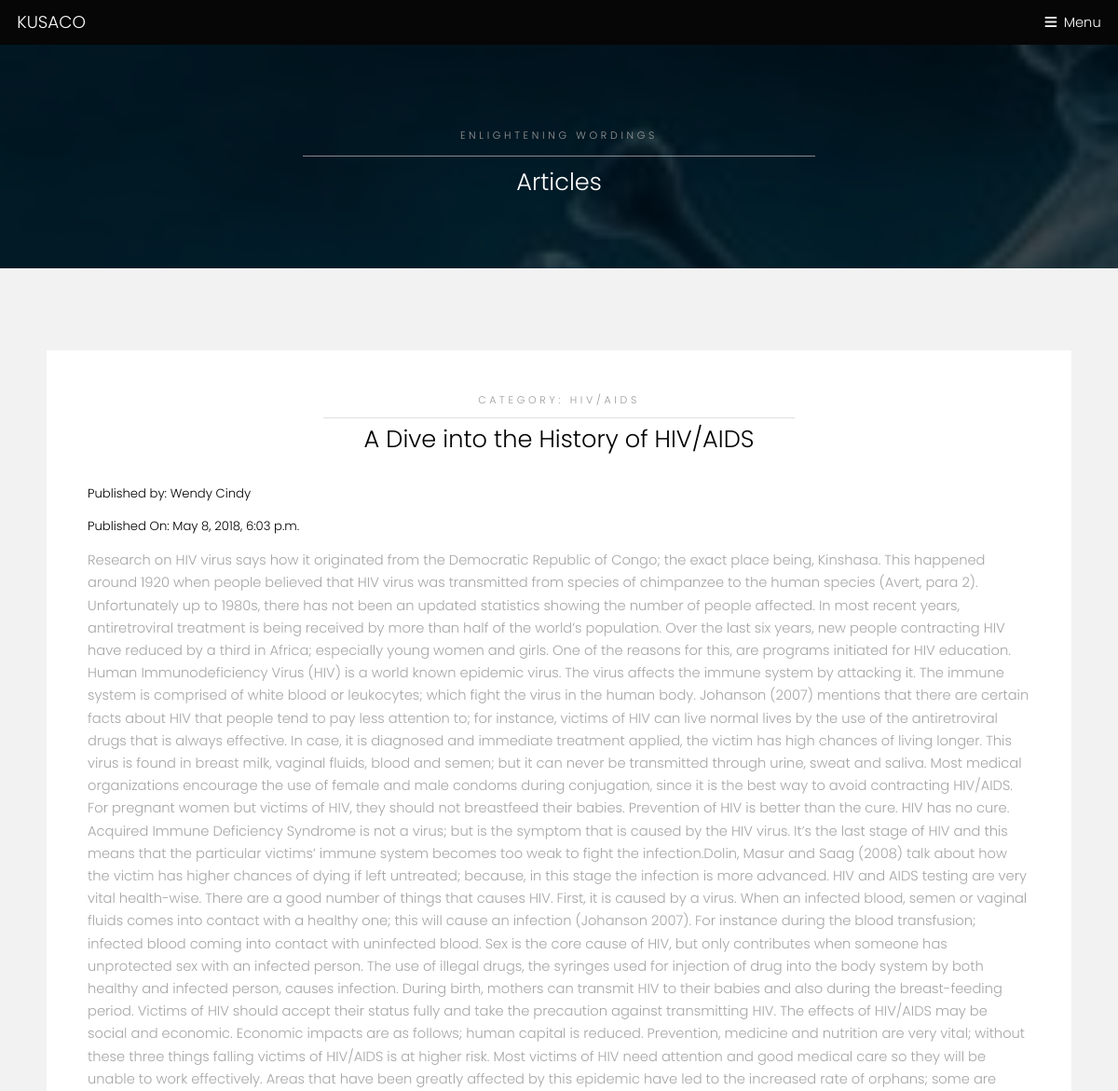
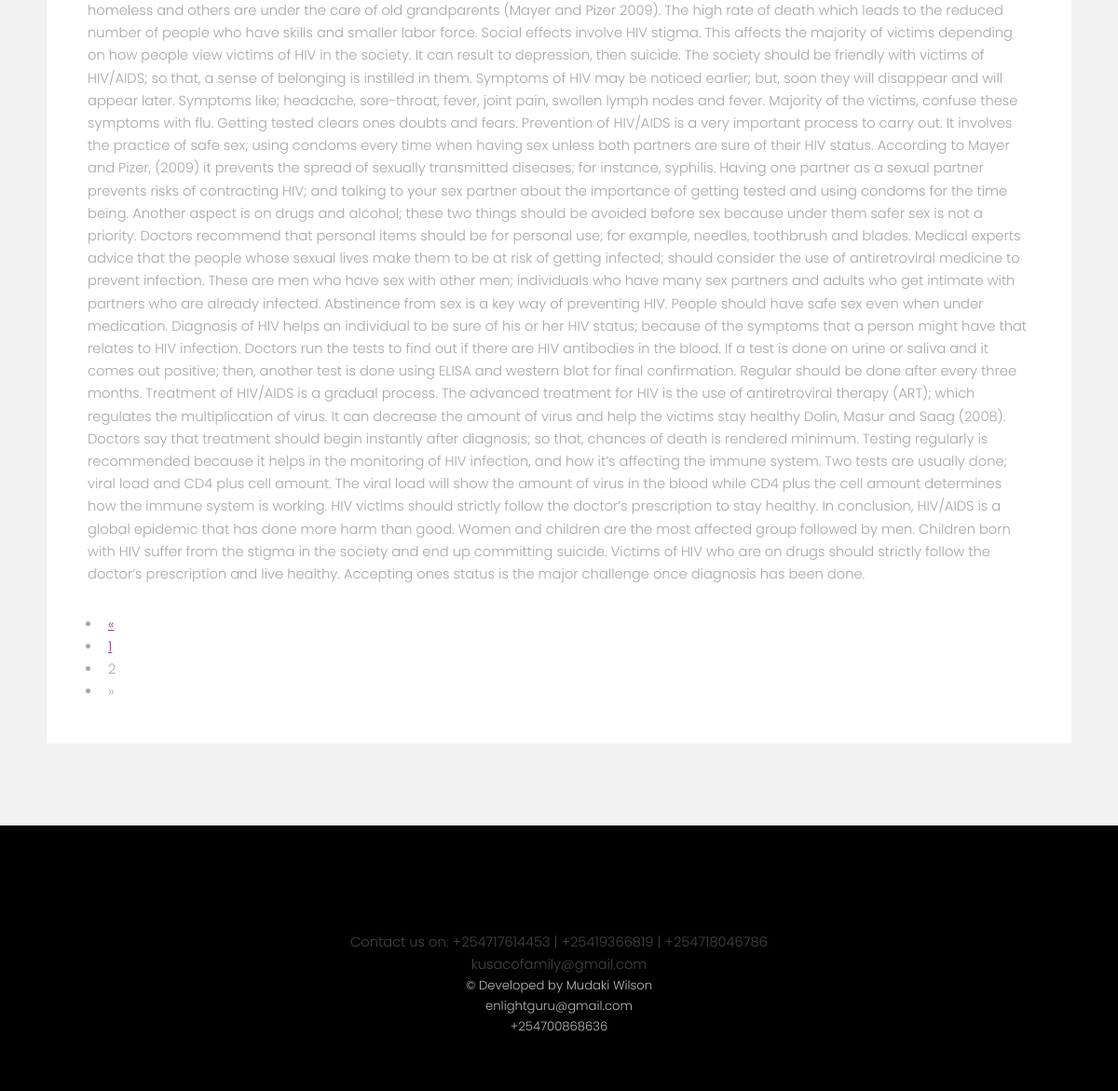
Page /kusaco/articles/?page=2 on the committed database (2 pictures, top to bottom).
### kusaco/models.py (models this page shows)
class Article(models.Model):
	written_by = models.CharField(max_length=100)
	genre = models.CharField(max_length  = 50)
	title = models.CharField(max_length = 100)
	date_added = models.DateTimeField(default = timezone.now)
	article = models.TextField()

### kusaco/views.py (the view)
# urls.py: path('articles/',views.articles,name ='articles'),
def articles(request):
	art = Article.objects.order_by('-date_added')
	page = request.GET.get('page',1)
	paginator = Paginator(art, 1)
	try:
		art = paginator.page(page)
	except PageNotAnInteger:
		art = paginator.page(1)
	except EmptyPage:
		art = paginator.page(paginator.num_pages)
	context = {'art' : art}
	return render(request,'kusaco/articles.html',context)

### kusaco/templates/kusaco/articles.html (shortened to what this page needs)
{% load static %}
<!DOCTYPE HTML>
<html>
	<head>
		<link rel="stylesheet" href="{% static 'kusaco/css/home.css' %}" />
	</head>
	<body class="subpage">
			<header id="header">
				<div class="logo"><a href="{% static 'kusaco/img/logo.jpg' %}">KUSACO</a></div>
				<a href="#menu">Menu</a>
			</header>
			<section id="One" class="wrapper style3">
				<div class="inner">
					<header class="align-center">
						<p>Enlightening wordings</p>
						<h2>Articles</h2>
					</header>
				</div>
			</section>
			<section id="two" class="wrapper style2">
				<div class="inner">
					<div class="box">
						<div class="content">
							<header class="align-center">
								 {% for a in art %}
								<p>Category:  {{ a.genre }}</p>
								<h2>{{ a.title }}</h2>
							</header>
<h5>Published by: {{ a.written_by }}</h5>
<h5>Published On: {{ a.date_added }}</h5>
<p>{{ a.article }}</p>
{% if art.has_other_pages %}
  <ul class="pagination">
    {% if art.has_previous %}
      <li><a href="?page={{ art.previous_page_number }}">&laquo;</a></li>
    {% else %}
      <li class="disabled"><span>&laquo;</span></li>
    {% endif %}
    {% for a in art.paginator.page_range %}
      {% if art.number == a %}
        <li class="active"><span>{{ a }} <span class="sr-only">(current)</span></span></li>
      {% else %}
        <li><a href="?page={{ a }}">{{ a }}</a></li>
      {% endif %}
    {% endfor %}
    {% if art.has_next %}
      <li><a href="?page={{ art.next_page_number }}">&raquo;</a></li>
    {% else %}
      <li class="disabled"><span>&raquo;</span></li>
    {% endif %}
</ul>
{% endif %}
{% endfor %}
					</div>
				</div>
			</section>
			<footer id="footer">
				<div class="container">
					<ul class="icons">
					</ul>
				</div>
				Contact us on: +254717614453 | +25419366819 | +254718046786<br>kusacofamily@gmail.com
				<div class="copyright">
					&copy; Developed by Mudaki Wilson <br> enlightguru@gmail.com<br>+254700868636
				</div>
			</footer>
	</body>
</html>

### rows in the picture
Article: genre "HIV/AIDS", title "A Dive into the History of HIV/AIDS", written_by "Wendy Cindy", date_added "May 8, 2018, 6:03 p.m.", article "Research on HIV virus says how it originated from the Democratic Republic of Congo; the exact place being, Kinshasa. This happened around 1920 when people believed that HIV virus was transmitted from species of chimpanzee to the human species (Avert, para 2). Unfortunately up to 1980s, there has not been an updated statistics showing the number of people affected. In most recent years, antiretroviral treatment is being received by more than half of the world’s population. Over the last six years, new people contracting HIV have reduced by a third in Africa; especially young women and girls. One of the reasons for this, are programs initiated for HIV education. Human Immunodeficiency Virus…", page_range "1", page_range "2"
